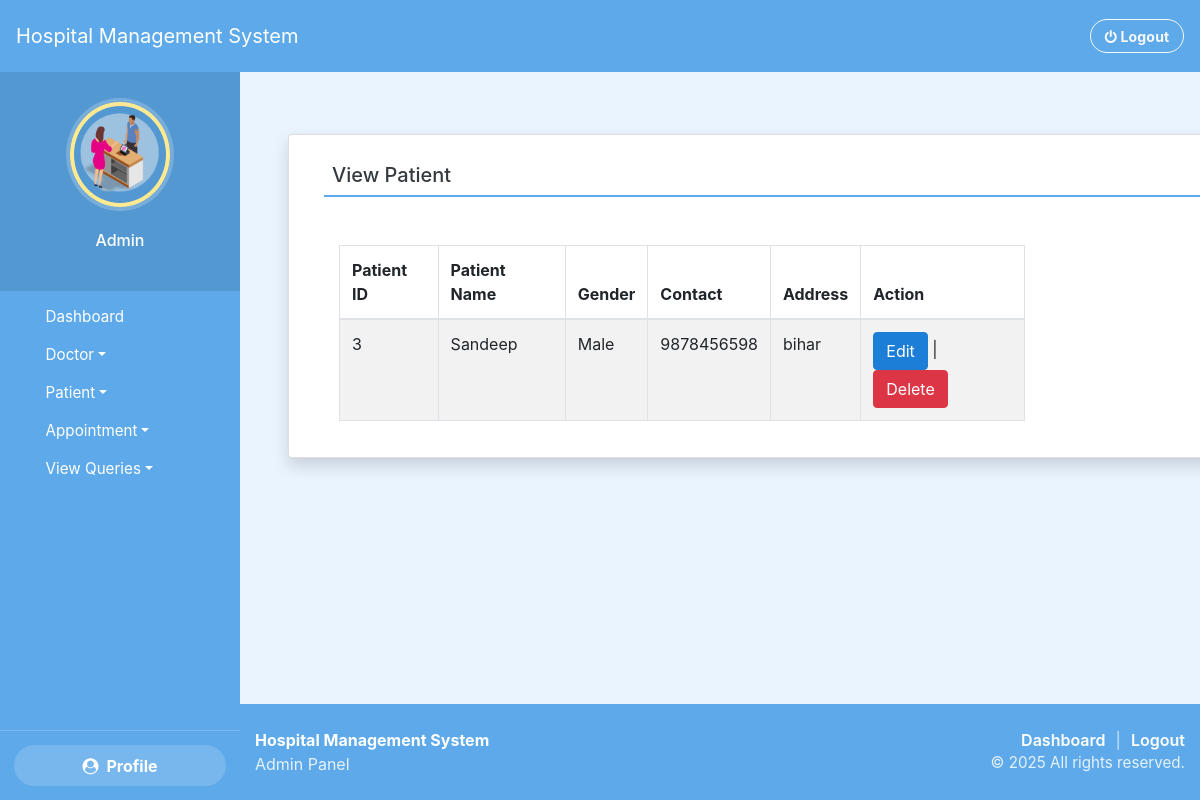
/view_patient (signed in), run on the app's committed database.
### hospitals/models.py (models this page shows, shortened)
class Patient(models.Model):
    name = models.CharField(max_length=50)
    gender = models.CharField(max_length=10)
    mobile = models.IntegerField(null=True)
    address = models.CharField(max_length=50)

### hospitals/views.py (the view)
# urls.py: path('view_patient', view_patient, name='view_patient'),
def view_patient(request):
    if not request.user.is_staff:
        return redirect('login')
    pat = Patient.objects.all()
    d = {'pat':pat}
    return render(request,'view_patient.html', d)

### hospitals/templates/view_patient.html (shortened to what this page needs)
{% extends 'admin_nav.html' %}
{% load static %}
{% block content %}
<div style="height: 1rem;"></div>
<div class="container card shadow m-5">
    <div class="card-body">
        <h5 class="p-2" style="border-bottom: 2px solid #5DA9E9">View Patient</h5>
		<div class="container mt-5">
		<table id="example" class="table table-striped table-bordered" style="width:80%">
			<thead>
				<tr>
					<th>Patient ID</th>
					<th>Patient Name</th>
                    <th>Gender</th>
					<th>Contact</th>
					<th>Address</th>
                    <th>Action</th>
				</tr>
			</thead>
			<tbody>
            {% for i in pat %}
			<tr>
				<td>{{i.id}}</td>
				<td>{{i.name}}</td>
				<td>{{i.gender}}</td>
				<td>{{i.mobile}}</td>
				<td>{{i.address}}</td>
				<td><a href="{% url 'edit_patient' i.id %}" class="btn btn-primary">Edit</a> |
					<a href="{% url 'delete_patient' i.id %}" onclick="return confirm('Are you ready to delete this record ?')" class="btn btn-danger">Delete</a></td>
			</tr>
			{% endfor %}
			</tbody>
		</table>
	 </div>
	</div>
</div>
{% endblock content %}

### hospitals/static/style.css (style rules this page uses)
body { padding-left: 240px; }

### hospitals/static/theme.css (style rules this page uses)
:root { --primary: #5DA9E9; --primary-light: #EAF4FF; --secondary: #F1F3F5; --background: #FFFFFF; --text: #343A40; --button: #1C7ED6; }
html, body { background: var(--primary-light); color: var(--text); }
body { min-height: 100vh; display: flex; flex-direction: column; }
.btn-primary { background-color: var(--button) !important; border-color: var(--button) !important; }
.card { background: var(--background); }

### hospitals/templates/admin_nav.html (style rules this page uses)
* { margin: 0; padding: 0; box-sizing: border-box; }
:root { --admin-sidebar-width: 240px; --admin-sidebar-width-md: 90px; --admin-topbar-height: 70px; }
html, body { width: 100%; height: 100%; overflow-x: hidden; }
body { padding-left: var(--admin-sidebar-width); padding-top: var(--admin-topbar-height); overflow-y: auto; -ms-overflow-style: none; scrollbar-width: none; }
a:link { text-decoration: none; }
a { color: white; }

### data on the page
Patient: id "3", name "Sandeep", gender "Male", mobile "9878456598", address "bihar"
